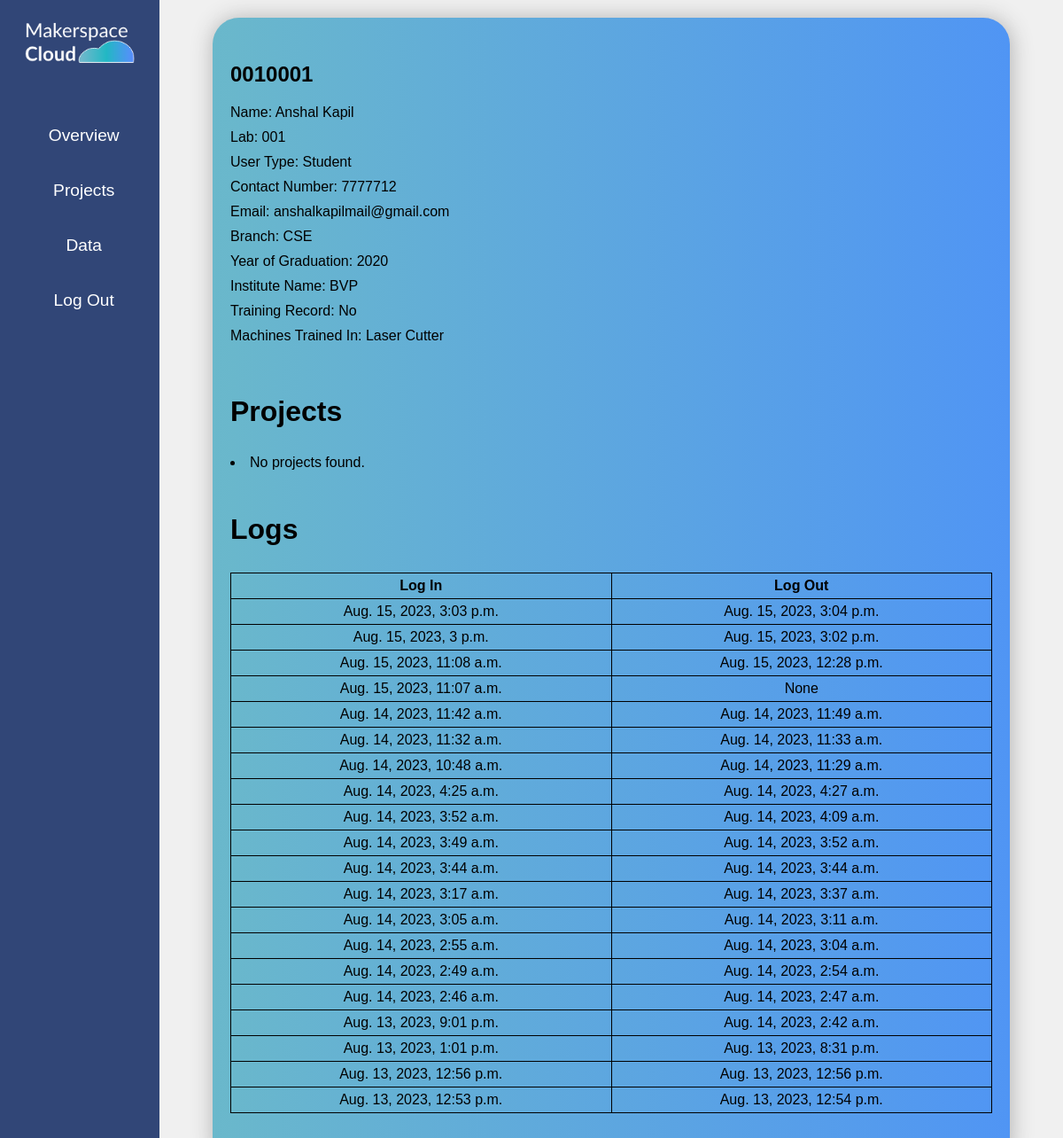
Screenshot of /s_member_detail/38/ (signed in) with the database file from the repository.
### equ/models.py (models this page shows, shortened)
class Profile(models.Model):
    USER_TYPES = [
        ('Student', 'Student'),
        ('Professor', 'Professor'),
        ('Technician', 'Technician'),
        ('Other', 'Outsider'),
    ]
    MACHINE_CHOICES = [
        ('Yes', 'Yes'),
        ('No', 'No'),
    ]
    HOW_HEARD_CHOICES = [
        ('Peers', 'Peers'),
        ('Faculty', 'Faculty'),
        ('Technicians', 'Technicians'),
        ('Social Media', 'Social Media'),
        ('Campus Communication', 'Campus Communication'),
        ('Others', 'Others'),
    ]
    user = models.OneToOneField(User, on_delete=models.CASCADE)
    lab = models.ForeignKey(Lab, on_delete=models.CASCADE, null=True)
    user_type = models.CharField(max_length=20, choices=USER_TYPES)
    first_name = models.CharField(max_length=100)
    last_name = models.CharField(max_length=100)
    contact_number = models.CharField(max_length=20)
    email = models.EmailField()
    branch = models.CharField(max_length=100)
    year_of_graduation = models.PositiveIntegerField(blank=True, null=True)
    institute_name = models.CharField(max_length=100)
    training_record = models.CharField(max_length=3, choices=MACHINE_CHOICES)
    machines_trained_in = models.CharField(max_length=200, blank=True)
    how_heard_about = models.CharField(max_length=50, choices=HOW_HEARD_CHOICES, blank=True, null=True)

class Lab(models.Model):
    name = models.CharField(max_length=100)
    lab_admin = models.ForeignKey(
        User,
        limit_choices_to={'groups__name': 'admin'},
        null=True,  # Set the default value to None
        on_delete=models.CASCADE,
        related_name='lab_admin_of'
    )
    def __str__(self):
        return self.name

class UserActivityLog(models.Model):
    user = models.ForeignKey(User, on_delete=models.CASCADE)
    login_time = models.DateTimeField()
    logout_time = models.DateTimeField(null=True, blank=True)

### equ/views.py (the view)
# urls.py: path('s_member_detail/<int:pk>/', views.s_member_detail, name='s_member_detail'),
@login_required
@superadmin_required
def s_member_detail(request,pk):
    user = get_object_or_404(User,pk=pk)
    projects = Confirmed_Project.objects.filter(user=user)
    profile = Profile.objects.get(user=user)
    logs = UserActivityLog.objects.filter(user=user).order_by('-login_time')[:30]
    context = {'user': user, 'projects':projects, 'profile':profile,'logs':logs}
    return render(request, 'equ/s_member_detail.html',context)

### equ/views.py (called while the page is built)
def superadmin_required(function):
    decorator = user_passes_test(lambda user: user.groups.filter(name='superadmin').exists())
    return decorator(function)

### equ/templates/equ/s_member_detail.html
{% extends "equ/s_base.html" %}
{% block content %}
<div class="my_projects">
    <div class="mp1">
<h2>{{user.username}}</h2>
<p><span style="color: black;">Name:</span> {{ profile.first_name }} {{ profile.last_name }}</p>
        <p><span style="color: black;">Lab: </span>{{ profile.lab }}</p>
        <p><span style="color: black;">User Type: </span>{{ profile.user_type }}</p>
        <p><span style="color: black;">Contact Number: </span>{{ profile.contact_number }}</p>
        <p><span style="color: black;">Email: </span>{{ profile.email }}</p>
        <p><span style="color: black;">Branch: </span>{{ profile.branch }}</p>
        <p><span style="color: black;">Year of Graduation: </span>{{ profile.year_of_graduation }}</p>
        <p><span style="color: black;">Institute Name: </span>{{ profile.institute_name }}</p>
        <p><span style="color: black;">Training Record: </span>{{ profile.training_record }}</p>
        <p><span style="color: black;">Machines Trained In: </span>{{ profile.machines_trained_in }}</p>
<br>
<h1>Projects</h1>
{% for project in projects %}
<br>
<h2><a href="{% url 's_confirmed_project_detail' project.pk %}">{{ project.name }}</a></h2>
{% empty %}
    <li>No projects found.</li>
{% endfor %}
<br>
<h1 class="lgs">Logs</h1>
<table class="logs">
    <tr>
        <th>Log In</th>
        <th>Log Out</th>
    </tr>
{%for log in logs%}
<tr>
    <td>{{log.login_time}}</td>
    <td>{{log.logout_time}}</td>
</tr>
{%endfor%}
</table>
{% endblock content %}

### static/css/style.css (style rules this page uses)
:root { --primary:#314677; --secondary:rgb(97, 97, 131); }
* { box-sizing: border-box; margin: 0; padding: 0; font-family: Arial, Helvetica, sans-serif; }
.content table { width: 100%; }
.content table, .content tr, .content th, .content td { border: 1px solid black; border-collapse: collapse; }
.content th, .content td { padding: 10px; text-align: center; }
.my_projects { display: flex; flex-direction: column; width: 100%; height: 100%; }
.mp1 h1 { margin: 30px 0; }
.mp1 h2 { margin-bottom: 20px; }
.my_projects { margin-top: 30px; }
.mp1 p { margin: 10px 0; }
.lgs { margin: 20px 0; }
.logs { width: 100%; margin: 10px 0; }
.logs, .logs tr, .logs td, .logs th { border: 1px solid black; border-collapse: collapse; }
.logs th, .logs td { padding: 5px; }

### rows the page displays
Profile: first_name "Anshal", last_name "Kapil", lab "001", user_type "Student", contact_number "7777712", email "anshalkapilmail@gmail.com", branch "CSE", year_of_graduation "2020", institute_name "BVP", training_record "No", machines_trained_in "Laser Cutter"
UserActivityLog: login_time "Aug. 15, 2023, 3:03 p.m.", logout_time "Aug. 15, 2023, 3:04 p.m."
UserActivityLog: login_time "Aug. 15, 2023, 3 p.m.", logout_time "Aug. 15, 2023, 3:02 p.m."
UserActivityLog: login_time "Aug. 15, 2023, 11:08 a.m.", logout_time "Aug. 15, 2023, 12:28 p.m."
UserActivityLog: login_time "Aug. 15, 2023, 11:07 a.m.", logout_time "None"
UserActivityLog: login_time "Aug. 14, 2023, 11:42 a.m.", logout_time "Aug. 14, 2023, 11:49 a.m."
UserActivityLog: login_time "Aug. 14, 2023, 11:32 a.m.", logout_time "Aug. 14, 2023, 11:33 a.m."
UserActivityLog: login_time "Aug. 14, 2023, 10:48 a.m.", logout_time "Aug. 14, 2023, 11:29 a.m."
UserActivityLog: login_time "Aug. 14, 2023, 4:25 a.m.", logout_time "Aug. 14, 2023, 4:27 a.m."
UserActivityLog: login_time "Aug. 14, 2023, 3:52 a.m.", logout_time "Aug. 14, 2023, 4:09 a.m."
UserActivityLog: login_time "Aug. 14, 2023, 3:49 a.m.", logout_time "Aug. 14, 2023, 3:52 a.m."
UserActivityLog: login_time "Aug. 14, 2023, 3:44 a.m.", logout_time "Aug. 14, 2023, 3:44 a.m."
UserActivityLog: login_time "Aug. 14, 2023, 3:17 a.m.", logout_time "Aug. 14, 2023, 3:37 a.m."
UserActivityLog: login_time "Aug. 14, 2023, 3:05 a.m.", logout_time "Aug. 14, 2023, 3:11 a.m."
UserActivityLog: login_time "Aug. 14, 2023, 2:55 a.m.", logout_time "Aug. 14, 2023, 3:04 a.m."
UserActivityLog: login_time "Aug. 14, 2023, 2:49 a.m.", logout_time "Aug. 14, 2023, 2:54 a.m."
UserActivityLog: login_time "Aug. 14, 2023, 2:46 a.m.", logout_time "Aug. 14, 2023, 2:47 a.m."
UserActivityLog: login_time "Aug. 13, 2023, 9:01 p.m.", logout_time "Aug. 14, 2023, 2:42 a.m."
UserActivityLog: login_time "Aug. 13, 2023, 1:01 p.m.", logout_time "Aug. 13, 2023, 8:31 p.m."
UserActivityLog: login_time "Aug. 13, 2023, 12:56 p.m.", logout_time "Aug. 13, 2023, 12:56 p.m."
UserActivityLog: login_time "Aug. 13, 2023, 12:53 p.m.", logout_time "Aug. 13, 2023, 12:54 p.m."

### other values shown
{{ user.username }} "0010001"
